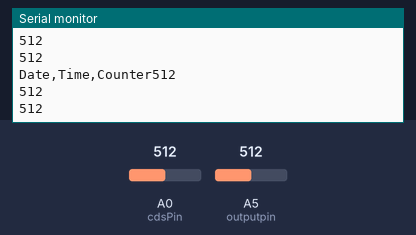
A sketch run on a simulated Arduino Uno, built with avr-gcc and run on an emulated ATmega328P. Shown: the last lines printed to the serial monitor. The test bench sets the inputs (shaded band); at power-on: A0 (cdsPin) = 512, A5 (outputpin) = 512.

Above: at 1.3 s.
1.4 s: A0 (cdsPin) set to 983
At 2.3 s:
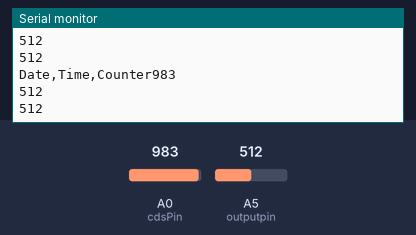
4.4 s: A0 (cdsPin) set to 1013
At 5.5 s:
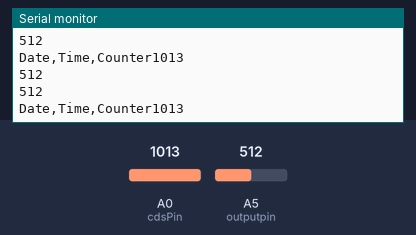
5.9 s: A5 (outputpin) set to 989
At 6.5 s:
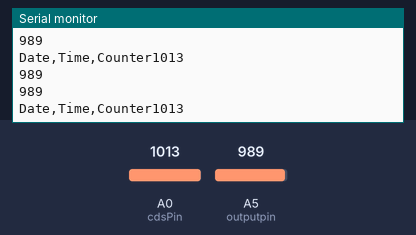
8.9 s: A5 (outputpin) set to 1009
At 9.6 s:
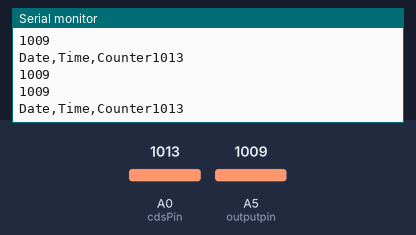
Timing chart, 0 to 11.9 s (numbered marks = the images above; inputs shaded):
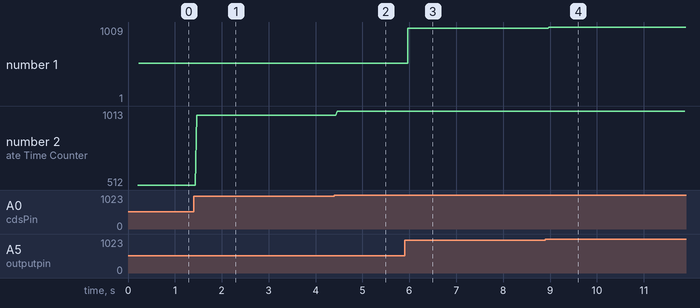

Measured:
- the behaviour switches between 999 and 1000 on A0 (cdsPin) (found by bisection; images 1 and 2)
- after the input at 1.4 s, the serial monitor: prints a new line after 0.07 s (image 1)
- after the input at 4.4 s, the serial monitor: prints a new line after 0.06 s (image 2)
- after the input at 5.9 s, the serial monitor: prints a new line after 0.07 s (image 3)
- after the input at 8.9 s, the serial monitor: prints a new line after 0.08 s (image 4)
- plotted number 1: 512 → 989 after the input at 5.9 s, 989 → 1 after the input at 8.9 s
- plotted number 2: 512 → 983 after the input at 1.4 s, 983 → 1013 after the input at 4.4 s

The sketch:

SensorDataPrint.ino
```cpp
int cdsPin = A0;   //조도센서 핀번호 설정
int outputpin = A5;//온습도센서 핀번호 설정
int LED =1;//LED라는 변수에 1저장
int cdsVal;
int tem;
int hum;
void setup()
{
    Serial.begin(9600);
    Serial.println("CLEARDATA");//엑셀의 모든내용 삭제 및 초기화
    Serial.println("LABEL,Time,illumination"); //라벨 작성
    Serial.println("CUSTOMBOX1,LABEL,Stop logging at 250?");
    Serial.println("CUSTOMBOX2,LABEL,Resume log at 350?");
    Serial.println("CUSTOMBOX3,LABEL,Quit at 450?");

    Serial.println("CUSTOMBOX1,SET,1");
    Serial.println("CUSTOMBOX2,SET,1");
    Serial.println("CUSTOMBOX3,SET,0");
}
void loop()
{
    //온도 측정
   Serial.print("Date,Time,Counter");//현재 날짜,시간,횟수를 출력
   cdsVal = analogRead(A0);         //조도값 측정
   Serial.println(cdsVal);          //조도값 출력
   tem=analogRead(A5);              //온도값 측정
   Serial.println(tem);             //온도값 출력
   hum=analogRead(A5);              //습도값 측정
   Serial.println(hum);             //습도값 출력
}
```
